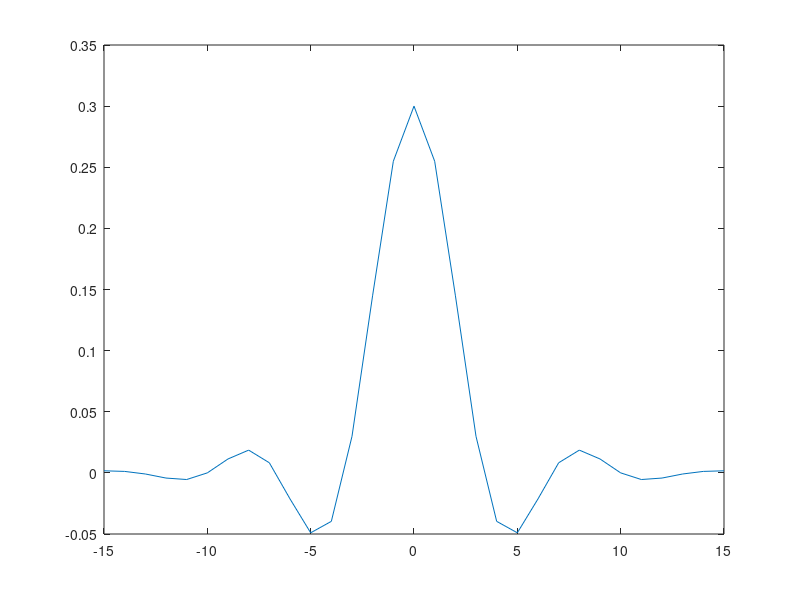
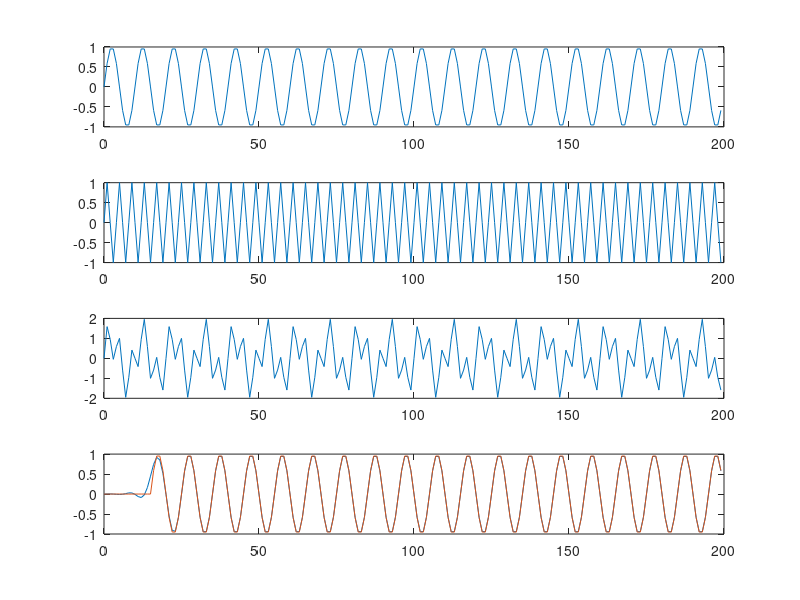
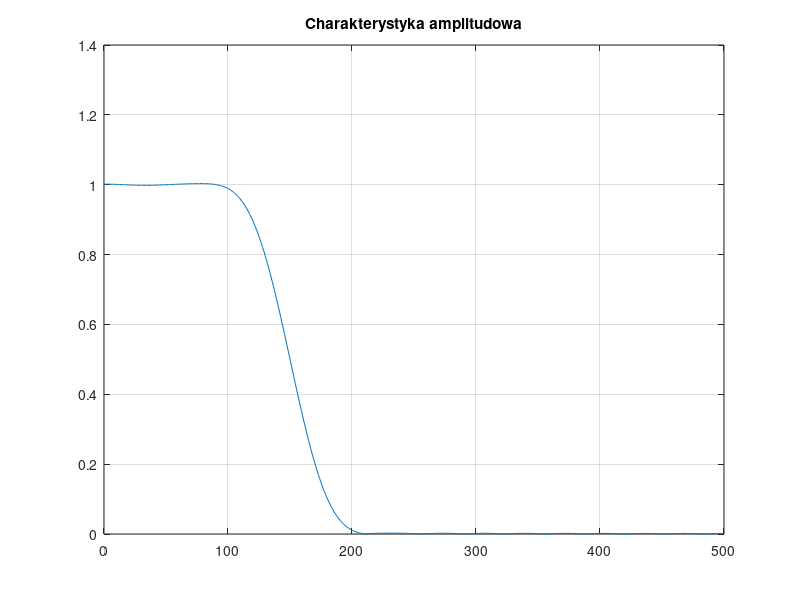

The MATLAB script that drew these images, in order:
clear all; close all

fp=1000;
f0=150;
wg=2*pi*f0/fp;
N=15;
n=[-N:-1];
h=sin(wg*n)./(pi*n);
n=[1:N];
h=[h wg/pi sin(wg*n)./(pi*n)].*hamming(2*N+1)';
figure
n=[-N:N];
plot(n,h);

Nx=200;
f1=100;
f2=250;
w1=2*pi*f1/fp;
w2=2*pi*f2/fp;
nx=[0:Nx-1];
x1=sin(w1*nx);
x2=sin(w2*nx);
figure
subplot(4,1,1); plot(nx,x1); 
subplot(4,1,2); plot(nx,x2);
x=x1+x2;
subplot(4,1,3); plot(nx,x);

y=filter(h,1,x);
x1d=[zeros(1,N) x1(1:end-N)];
subplot(4,1,4); plot(nx,y,nx,x1d);
[H,W]=freqz(h,1);
figure
plot(W/pi*fp/2,abs(H)); grid on;
title('Charakterystyka amplitudowa');
H1=abs(sum(h.*exp(-j*w1*n)))
H2=abs(sum(h.*exp(-j*w2*n)))
